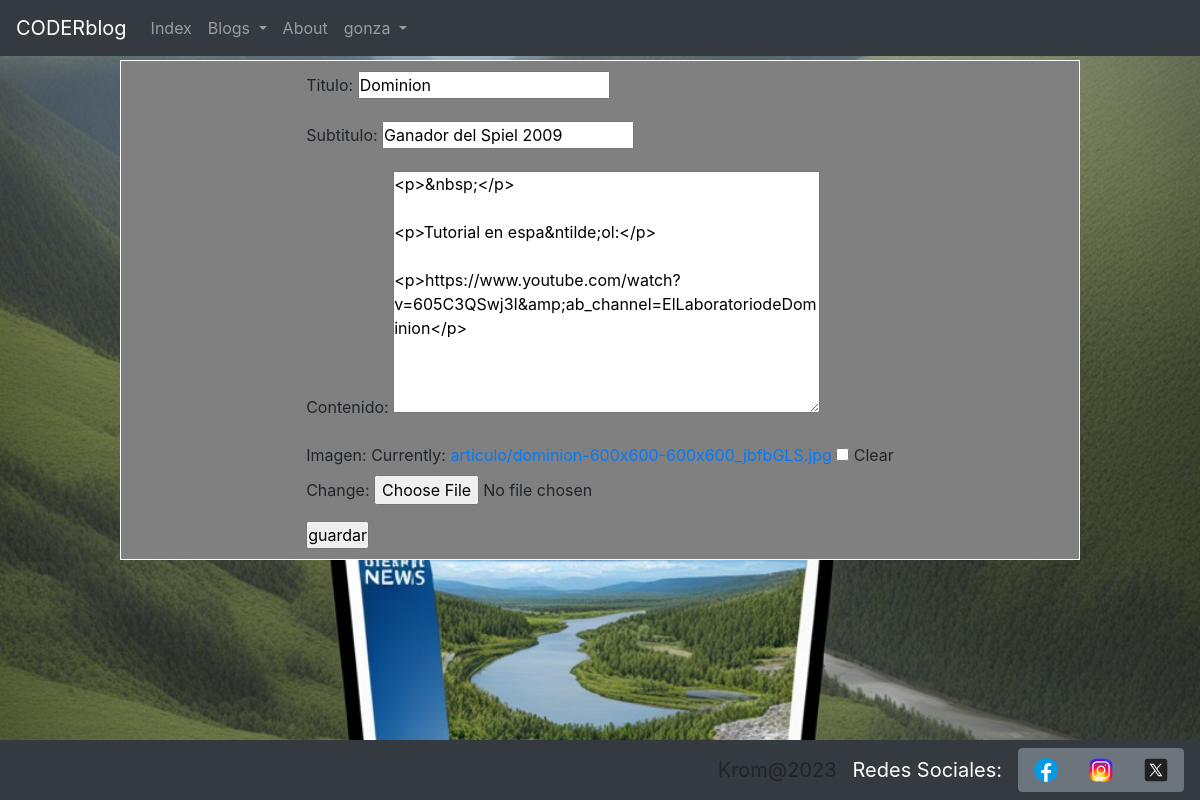
The page /pages/edit/10/ (signed in) on the database its author committed.
### papers/models.py (models this page shows)
class Articulo(models.Model):
    titulo = models.CharField(max_length=150)
    subtitulo = models.CharField(max_length=250)
    contenido = RichTextField(blank=True, null=True)
    autor = models.CharField(max_length=150)
    creado = models.DateTimeField(auto_now_add=True)
    editado = models.DateTimeField(auto_now=True)
    imagen = models.ImageField(upload_to='articulo', null=True, blank=True)

### papers/views.py (the view)
# urls.py: path('edit/<int:pk>/',          ArticuloUpdateView.as_view(),       name='editar'),
class ArticuloUpdateView(LoginRequiredMixin, UpdateView):
    model = Articulo
    fields = ('titulo', 'subtitulo', 'contenido', 'imagen')
    success_url = reverse_lazy('listar')

### papers/templates/papers/articulo_form.html (shortened to what this page needs)
{% extends "base.html" %}
{% block contenido %}
<div class="contenido">
  <form method="post"  enctype="multipart/form-data">
    {{ form.as_p }}
    <input type="submit" value="guardar" />
  </form>
</div>
{% endblock contenido %}

### templates/base.html (shortened to what this page needs)
{% load static %}
<!DOCTYPE html>
<html lang="en">
    <head>
        <link rel="stylesheet" href="https://cdn.jsdelivr.net/npm/bootstrap@4.0.0/dist/css/bootstrap.min.css">
        <link href="https://cdn.jsdelivr.net/npm/bootstrap-icons@1.5.0/font/bootstrap-icons.css" rel="stylesheet" />
        <link rel="stylesheet" href="https://stackpath.bootstrapcdn.com/font">
        <link href="{% static 'css\style.css' %}" rel="stylesheet" />
    </head>
    <body id="page-top">
        <nav class="navbar fixed-top navbar-expand-lg navbar-dark bg-dark" style="background-color: black;">
            <a class="navbar-brand" href="#">CODERblog</a>
            <div class="collapse navbar-collapse bg-dark" id="navbarNavDropdown">
                <ul class="navbar-nav">
                    <li class="nav-item {% if pagina == 'index' %}active{% endif %}">
                        <a class="nav-link" href="{% url "index" %}">Index </a>
                    </li>
                    <li class="nav-item dropdown">
                        <a class="nav-link dropdown-toggle" href="#" id="navbarDropdownMenuLink" data-toggle="dropdown" aria-haspopup="true" aria-expanded="false">
                            Blogs
                        </a>
                    </li>
                    <li class="nav-item  {% if pagina == 'acerca' %}active{% endif %}">
                        <a class="nav-link" href="{% url "acerca" %}">About</a>
                    </li>
                    <li class="nav-item dropdown">
                        {% if user.is_authenticated %}
                            <a class="nav-link dropdown-toggle" href="#" id="navbarDropdownMenuLink" data-toggle="dropdown" aria-haspopup="true" aria-expanded="false">
                                {{ user.username }}
                            </a>
                        {% endif %}
                    </li>
                </ul>
            </div>
        </nav>
        {% block contenido %}
        {% endblock contenido %}
        <footer>
            <nav class="navbar justify-content-end fixed-bottom navbar-expand-lg navbar-dark bg-dark" style="background-color: black;">
                <a id="firma" class="navbar-brand">Krom@2023</a>
                <a class="navbar-brand" href="#">Redes Sociales:</a>
                <div class="btn-group" role="group" aria-label="Basic example">
                    <button type="button" class="btn btn-secondary">
                        <a class="enlace" href="http://www.facebook.com" target="_blank">
                            <img src="{% static 'assets\img\icons8-facebook-nuevo-30.png' %}" href="www.facebook.com" width="30" height="30" alt="">
                        </a>
                    </button>
                    <button type="button" class="btn btn-secondary">
                        <a class="enlace" href="http://www.instagram.com" target="_blank">
                            <img src="{% static 'assets\img\icons8-instagram-30.png' %}" href="{% url 'listar' %}" width="30" height="30" alt="">
                        </a>
                    </button>
                    <button type="button" class="btn btn-secondary">
                        <a class="enlace" href="http://www.twitter.com" target="_blank">
                            <img src="{% static 'assets\img\icons8-twitterx-30.png' %}" href="{% url 'listar' %}" width="30" height="30" alt="">
                        </a>
                    </button>
                </div>
            </nav>
        </footer>
    </body>
</html>

### static/css/style.css (style rules this page uses)
* { margin: 0; padding: 0; box-sizing: border-box; }
body { background-color: black; background-image: url(../assets/img/fondo.jpg); background-size: cover; }
.contenido { display: flexbox; place-items: center; place-content: center; width: 80%; justify-content: center; border: 1px solid white; margin: 60px 10% 60px 10%; padding: 10px 10px 10px 10px; background-color: gray; }
#firma { justify-self: start; }

### rows shown on the page
Articulo: titulo "Dominion", subtitulo "Ganador del Spiel 2009", contenido "<p>&nbsp;</p> <p>Tutorial en espa&ntilde;ol:</p> <p>https://www.youtube.com/watch?v=605C3QSwj3I&amp;ab_channel=ElLaboratoriodeDominion</p>"

### other values the page prints
{{ user.username }} "gonza"
